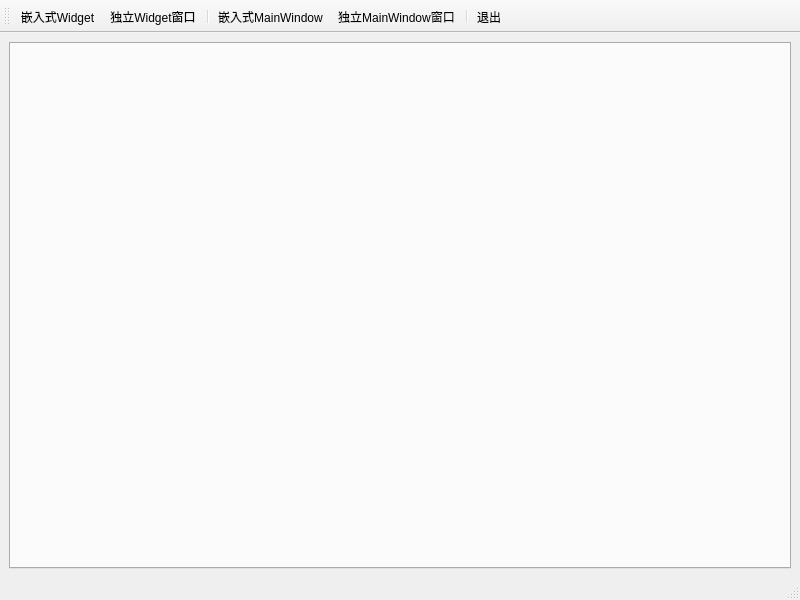
<?xml version="1.0" encoding="UTF-8"?>
<ui version="4.0">
 <class>MultiWindowMainWindow</class>
 <widget class="QMainWindow" name="MultiWindowMainWindow">
  <property name="geometry">
   <rect>
    <x>0</x>
    <y>0</y>
    <width>800</width>
    <height>600</height>
   </rect>
  </property>
  <property name="windowTitle">
   <string>MainWindow</string>
  </property>
  <widget class="QWidget" name="centralwidget">
   <layout class="QGridLayout" name="gridLayout">
    <item row="0" column="0">
     <widget class="QTabWidget" name="tabWidget"/>
    </item>
   </layout>
  </widget>
  <widget class="QMenuBar" name="menubar">
   <property name="geometry">
    <rect>
     <x>0</x>
     <y>0</y>
     <width>800</width>
     <height>23</height>
    </rect>
   </property>
  </widget>
  <widget class="QStatusBar" name="statusBar"/>
  <widget class="QToolBar" name="mainToolBar">
   <property name="windowTitle">
    <string>toolBar</string>
   </property>
   <property name="toolButtonStyle">
    <enum>Qt::ToolButtonTextUnderIcon</enum>
   </property>
   <attribute name="toolBarArea">
    <enum>TopToolBarArea</enum>
   </attribute>
   <attribute name="toolBarBreak">
    <bool>false</bool>
   </attribute>
   <addaction name="actWidgetInsite"/>
   <addaction name="actWidget"/>
   <addaction name="separator"/>
   <addaction name="actWindowInsite"/>
   <addaction name="actWindow"/>
   <addaction name="separator"/>
   <addaction name="actQuit"/>
  </widget>
  <action name="actWindowInsite">
   <property name="icon">
    <iconset resource="../../res.qrc">
     <normaloff>:/res/images/2.ico</normaloff>:/res/images/2.ico</iconset>
   </property>
   <property name="text">
    <string>嵌入式MainWindow</string>
   </property>
   <property name="toolTip">
    <string>嵌入式MainWindow</string>
   </property>
  </action>
  <action name="actWidgetInsite">
   <property name="icon">
    <iconset resource="../../res.qrc">
     <normaloff>:/res/images/100.bmp</normaloff>:/res/images/100.bmp</iconset>
   </property>
   <property name="text">
    <string>嵌入式Widget</string>
   </property>
   <property name="toolTip">
    <string>Widget嵌入式窗体</string>
   </property>
  </action>
  <action name="actQuit">
   <property name="icon">
    <iconset resource="../../res.qrc">
     <normaloff>:/res/images/132.bmp</normaloff>:/res/images/132.bmp</iconset>
   </property>
   <property name="text">
    <string>退出</string>
   </property>
   <property name="toolTip">
    <string>退出本系统</string>
   </property>
  </action>
  <action name="actDoc_Open">
   <property name="icon">
    <iconset resource="../../res.qrc">
     <normaloff>:/res/images/open.bmp</normaloff>:/res/images/open.bmp</iconset>
   </property>
   <property name="text">
    <string>打开文档</string>
   </property>
   <property name="toolTip">
    <string>打开文档</string>
   </property>
  </action>
  <action name="actWindow">
   <property name="icon">
    <iconset resource="../../res.qrc">
     <normaloff>:/res/images/3.ico</normaloff>:/res/images/3.ico</iconset>
   </property>
   <property name="text">
    <string>独立MainWindow窗口</string>
   </property>
   <property name="toolTip">
    <string>独立MainWindow窗口</string>
   </property>
  </action>
  <action name="actWidget">
   <property name="icon">
    <iconset resource="../../res.qrc">
     <normaloff>:/res/images/804.bmp</normaloff>:/res/images/804.bmp</iconset>
   </property>
   <property name="text">
    <string>独立Widget窗口</string>
   </property>
   <property name="toolTip">
    <string>新建Widget独立窗口</string>
   </property>
  </action>
 </widget>
 <resources>
  <include location="../../res.qrc"/>
 </resources>
 <connections/>
</ui>
